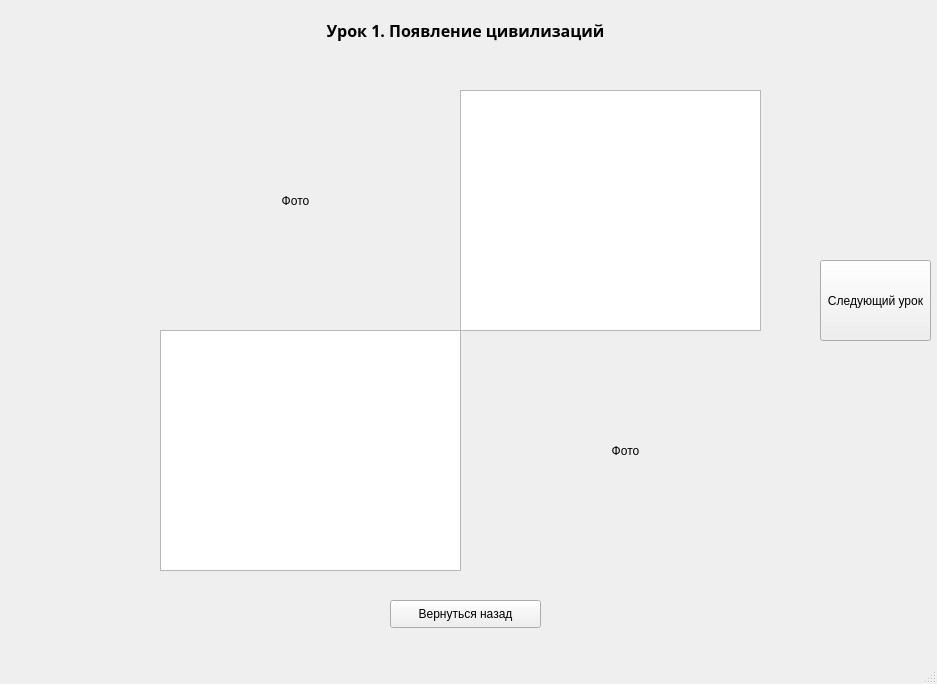
<?xml version="1.0" encoding="UTF-8"?>
<ui version="4.0">
 <class>MainWindow</class>
 <widget class="QMainWindow" name="MainWindow">
  <property name="geometry">
   <rect>
    <x>0</x>
    <y>0</y>
    <width>937</width>
    <height>684</height>
   </rect>
  </property>
  <property name="windowTitle">
   <string>MainWindow</string>
  </property>
  <widget class="QWidget" name="centralwidget">
   <widget class="QLabel" name="heading_label">
    <property name="geometry">
     <rect>
      <x>-10</x>
      <y>0</y>
      <width>951</width>
      <height>61</height>
     </rect>
    </property>
    <property name="font">
     <font>
      <family>Rockwell Extra Bold</family>
      <pointsize>12</pointsize>
      <weight>75</weight>
      <bold>true</bold>
     </font>
    </property>
    <property name="text">
     <string>Урок 1. Появление цивилизаций</string>
    </property>
    <property name="alignment">
     <set>Qt::AlignCenter</set>
    </property>
   </widget>
   <widget class="QTextBrowser" name="first_paragraph">
    <property name="geometry">
     <rect>
      <x>460</x>
      <y>90</y>
      <width>301</width>
      <height>241</height>
     </rect>
    </property>
   </widget>
   <widget class="QTextBrowser" name="second_paragraph">
    <property name="geometry">
     <rect>
      <x>160</x>
      <y>330</y>
      <width>301</width>
      <height>241</height>
     </rect>
    </property>
   </widget>
   <widget class="QLabel" name="first_photo">
    <property name="geometry">
     <rect>
      <x>150</x>
      <y>90</y>
      <width>291</width>
      <height>221</height>
     </rect>
    </property>
    <property name="text">
     <string>Фото</string>
    </property>
    <property name="alignment">
     <set>Qt::AlignCenter</set>
    </property>
   </widget>
   <widget class="QLabel" name="second_photo">
    <property name="geometry">
     <rect>
      <x>480</x>
      <y>340</y>
      <width>291</width>
      <height>221</height>
     </rect>
    </property>
    <property name="text">
     <string>Фото</string>
    </property>
    <property name="alignment">
     <set>Qt::AlignCenter</set>
    </property>
   </widget>
   <widget class="QPushButton" name="next_lesson_button">
    <property name="geometry">
     <rect>
      <x>820</x>
      <y>260</y>
      <width>111</width>
      <height>81</height>
     </rect>
    </property>
    <property name="text">
     <string>Следующий урок</string>
    </property>
   </widget>
   <widget class="QPushButton" name="return_button">
    <property name="geometry">
     <rect>
      <x>390</x>
      <y>600</y>
      <width>151</width>
      <height>28</height>
     </rect>
    </property>
    <property name="text">
     <string>Вернуться назад</string>
    </property>
   </widget>
  </widget>
  <widget class="QMenuBar" name="menubar">
   <property name="geometry">
    <rect>
     <x>0</x>
     <y>0</y>
     <width>937</width>
     <height>26</height>
    </rect>
   </property>
  </widget>
  <widget class="QStatusBar" name="statusbar"/>
 </widget>
 <resources/>
 <connections/>
</ui>
